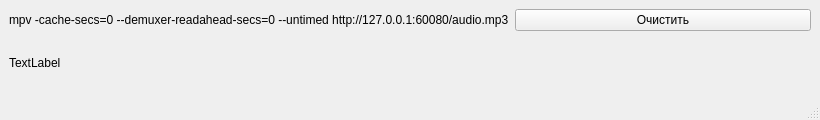
<?xml version="1.0" encoding="UTF-8"?>
<ui version="4.0">
 <class>MainWindow</class>
 <widget class="QMainWindow" name="MainWindow">
  <property name="geometry">
   <rect>
    <x>0</x>
    <y>0</y>
    <width>820</width>
    <height>120</height>
   </rect>
  </property>
  <property name="windowTitle">
   <string>MainWindow</string>
  </property>
  <widget class="QWidget" name="centralwidget">
   <layout class="QGridLayout" name="gridLayout">
    <item row="0" column="0">
     <widget class="QLabel" name="label">
      <property name="text">
       <string>mpv -cache-secs=0 --demuxer-readahead-secs=0 --untimed http://127.0.0.1:60080/audio.mp3</string>
      </property>
     </widget>
    </item>
    <item row="1" column="0">
     <widget class="QLabel" name="lMorda">
      <property name="text">
       <string>TextLabel</string>
      </property>
     </widget>
    </item>
    <item row="0" column="1">
     <widget class="QPushButton" name="pushButton">
      <property name="text">
       <string>Очистить</string>
      </property>
     </widget>
    </item>
   </layout>
  </widget>
  <widget class="QMenuBar" name="menubar">
   <property name="geometry">
    <rect>
     <x>0</x>
     <y>0</y>
     <width>820</width>
     <height>21</height>
    </rect>
   </property>
  </widget>
  <widget class="QStatusBar" name="statusbar"/>
 </widget>
 <resources/>
 <connections/>
</ui>
